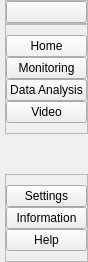
     <widget class="QCustomSlideMenu" name="leftMenuContainer" native="true">
      <property name="maximumSize">
       <size>
        <width>45</width>
        <height>16777215</height>
       </size>
      </property>
      <layout class="QVBoxLayout" name="verticalLayout">
       <property name="spacing">
        <number>0</number>
       </property>
       <property name="leftMargin">
        <number>0</number>
       </property>
       <property name="topMargin">
        <number>0</number>
       </property>
       <property name="rightMargin">
        <number>0</number>
       </property>
       <property name="bottomMargin">
        <number>0</number>
       </property>
       <item>
        <widget class="QWidget" name="leftMenuSubContainer" native="true">
         <layout class="QVBoxLayout" name="verticalLayout_2">
          <property name="spacing">
           <number>0</number>
          </property>
          <property name="leftMargin">
           <number>5</number>
          </property>
          <property name="topMargin">
           <number>0</number>
          </property>
          <property name="rightMargin">
           <number>0</number>
          </property>
          <property name="bottomMargin">
           <number>0</number>
          </property>
          <item alignment="Qt::AlignTop">
           <widget class="QFrame" name="frame">
            <property name="frameShape">
             <enum>QFrame::StyledPanel</enum>
            </property>
            <property name="frameShadow">
             <enum>QFrame::Raised</enum>
            </property>
            <layout class="QHBoxLayout" name="horizontalLayout_2">
             <property name="spacing">
              <number>0</number>
             </property>
             <property name="leftMargin">
              <number>0</number>
             </property>
             <property name="topMargin">
              <number>0</number>
             </property>
             <property name="rightMargin">
              <number>0</number>
             </property>
             <property name="bottomMargin">
              <number>0</number>
             </property>
             <item>
              <widget class="QPushButton" name="menuBtn">
               <property name="toolTip">
                <string>Menu</string>
               </property>
               <property name="text">
                <string/>
               </property>
               <property name="icon">
                <iconset resource="resources.qrc">
                 <normaloff>:/icons/icons/blueIcons/align-justify.svg</normaloff>:/icons/icons/blueIcons/align-justify.svg</iconset>
               </property>
               <property name="iconSize">
                <size>
                 <width>24</width>
                 <height>24</height>
                </size>
               </property>
               <property name="topMargin" stdset="0">
                <number>10</number>
               </property>
              </widget>
             </item>
            </layout>
           </widget>
          </item>
          <item>
           <widget class="QFrame" name="frame_2">
            <property name="sizePolicy">
             <sizepolicy hsizetype="Preferred" vsizetype="Preferred">
              <horstretch>0</horstretch>
              <verstretch>0</verstretch>
             </sizepolicy>
            </property>
            <property name="frameShape">
             <enum>QFrame::StyledPanel</enum>
            </property>
            <property name="frameShadow">
             <enum>QFrame::Raised</enum>
            </property>
            <layout class="QVBoxLayout" name="verticalLayout_3">
             <property name="spacing">
              <number>0</number>
             </property>
             <property name="leftMargin">
              <number>0</number>
             </property>
             <property name="topMargin">
              <number>10</number>
             </property>
             <property name="rightMargin">
              <number>0</number>
             </property>
             <property name="bottomMargin">
              <number>10</number>
             </property>
             <item>
              <widget class="QPushButton" name="homeBtn">
               <property name="toolTip">
                <string>Home</string>
               </property>
               <property name="styleSheet">
                <string notr="true">background-color: #F4F4F6;</string>
               </property>
               <property name="text">
                <string>Home</string>
               </property>
               <property name="icon">
                <iconset resource="resources.qrc">
                 <normaloff>:/icons/icons/blueIcons/home.svg</normaloff>:/icons/icons/blueIcons/home.svg</iconset>
               </property>
               <property name="iconSize">
                <size>
                 <width>24</width>
                 <height>24</height>
                </size>
               </property>
              </widget>
             </item>
             <item>
              <widget class="QPushButton" name="monitorBtn">
               <property name="toolTip">
                <string>CCTV</string>
               </property>
               <property name="text">
                <string>Monitoring</string>
               </property>
               <property name="icon">
                <iconset resource="resources.qrc">
                 <normaloff>:/icons/icons/blueIcons/monitor.svg</normaloff>:/icons/icons/blueIcons/monitor.svg</iconset>
               </property>
               <property name="iconSize">
                <size>
                 <width>24</width>
                 <height>24</height>
                </size>
               </property>
              </widget>
             </item>
             <item>
              <widget class="QPushButton" name="dataBtn">
               <property name="toolTip">
                <string>Data Storage</string>
               </property>
               <property name="text">
                <string>Data Analysis</string>
               </property>
               <property name="icon">
                <iconset resource="resources.qrc">
                 <normaloff>:/icons/icons/blueIcons/list.svg</normaloff>:/icons/icons/blueIcons/list.svg</iconset>
               </property>
               <property name="iconSize">
                <size>
                 <width>24</width>
                 <height>24</height>
                </size>
               </property>
              </widget>
             </item>
             <item>
              <widget class="QPushButton" name="reviewBtn">
               <property name="toolTip">
                <string>Play Recorded Files</string>
               </property>
               <property name="text">
                <string>Video</string>
               </property>
               <property name="icon">
                <iconset resource="resources.qrc">
                 <normaloff>:/icons/icons/blueIcons/play.svg</normaloff>:/icons/icons/blueIcons/play.svg</iconset>
               </property>
               <property name="iconSize">
                <size>
                 <width>24</width>
                 <height>24</height>
                </size>
               </property>
              </widget>
             </item>
            </layout>
           </widget>
          </item>
          <item>
           <spacer name="verticalSpacer">
            <property name="orientation">
             <enum>Qt::Vertical</enum>
            </property>
            <property name="sizeHint" stdset="0">
             <size>
              <width>20</width>
              <height>40</height>
             </size>
            </property>
           </spacer>
          </item>
          <item alignment="Qt::AlignBottom">
           <widget class="QFrame" name="frame_3">
            <property name="frameShape">
             <enum>QFrame::StyledPanel</enum>
            </property>
            <property name="frameShadow">
             <enum>QFrame::Raised</enum>
            </property>
            <layout class="QVBoxLayout" name="verticalLayout_4">
             <property name="spacing">
              <number>0</number>
             </property>
             <property name="leftMargin">
              <number>0</number>
             </property>
             <property name="topMargin">
              <number>10</number>
             </property>
             <property name="rightMargin">
              <number>0</number>
             </property>
             <property name="bottomMargin">
              <number>10</number>
             </property>
             <item>
              <widget class="QPushButton" name="settingsBtn">
               <property name="toolTip">
                <string>Go to setting</string>
               </property>
               <property name="text">
                <string>Settings</string>
               </property>
               <property name="icon">
                <iconset resource="resources.qrc">
                 <normaloff>:/icons/icons/blueIcons/settings.svg</normaloff>:/icons/icons/blueIcons/settings.svg</iconset>
               </property>
               <property name="iconSize">
                <size>
                 <width>24</width>
                 <height>24</height>
                </size>
               </property>
              </widget>
             </item>
             <item>
              <widget class="QPushButton" name="infoBtn">
               <property name="toolTip">
                <string>Information about the app</string>
               </property>
               <property name="text">
                <string>Information</string>
               </property>
               <property name="icon">
                <iconset resource="resources.qrc">
                 <normaloff>:/icons/icons/blueIcons/info.svg</normaloff>:/icons/icons/blueIcons/info.svg</iconset>
               </property>
               <property name="iconSize">
                <size>
                 <width>24</width>
                 <height>24</height>
                </size>
               </property>
              </widget>
             </item>
             <item>
              <widget class="QPushButton" name="helpBtn">
               <property name="toolTip">
                <string>Get more help</string>
               </property>
               <property name="text">
                <string>Help</string>
               </property>
               <property name="icon">
                <iconset resource="resources.qrc">
                 <normaloff>:/icons/icons/blueIcons/help-circle.svg</normaloff>:/icons/icons/blueIcons/help-circle.svg</iconset>
               </property>
               <property name="iconSize">
                <size>
                 <width>24</width>
                 <height>24</height>
                </size>
               </property>
              </widget>
             </item>
            </layout>
           </widget>
          </item>
         </layout>
        </widget>
       </item>
      </layout>
     </widget>
